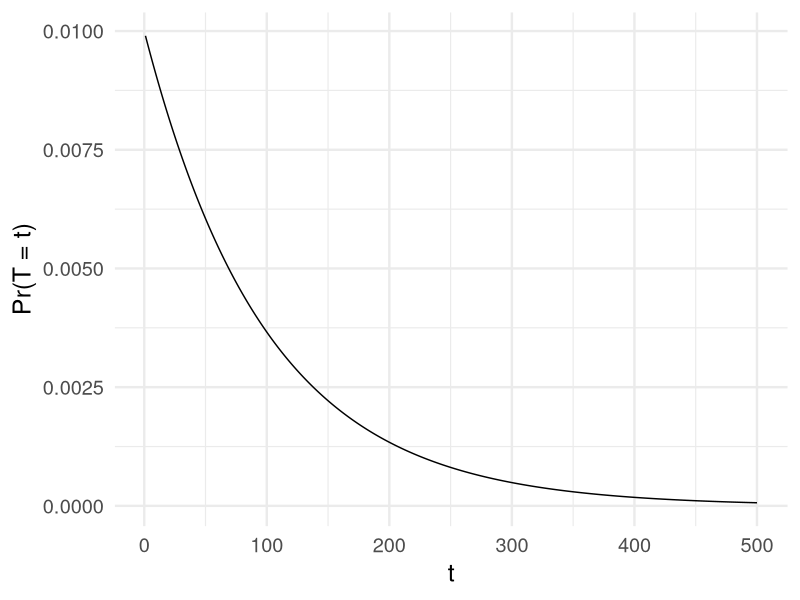

Generate this figure with R: (Note: this script raises an error after producing the figure.)
## ---- chunk 1
library(ggplot2)
base_pth <- here::here("posts/2026-03-16-Lapras-Adventure")
## ---- chunk 2
p <- 0.01
t <- seq(1, 500, 1)
p_y <- dgeom(t, p)

ggplot(mapping = aes(x = t, y = p_y)) +
	geom_line() +
	labs(x = "t", y = "Pr(T = t)") +
	theme_minimal(base_size = 18)
## ---- chunk 3
sessioninfo::session_info()
